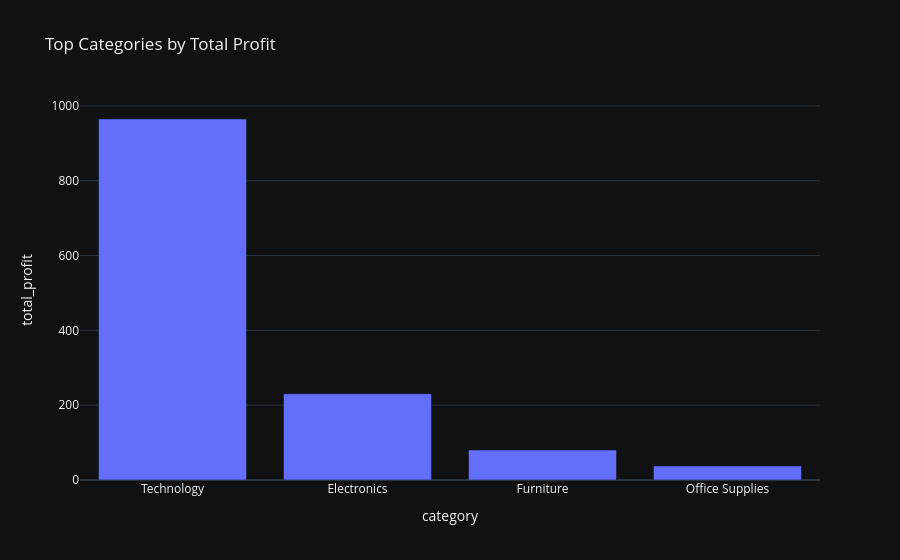

The cell this chart's notebook holds for it:
### Code cell
# Cell 7: Render markdown report, execute SQL dataframe & plot chart
import re
import json
import plotly.express as px
from IPython.display import Markdown, display

report_text = str(result)

# 1. Display Markdown Report
display(Markdown("## 📑 DataCrew Executive Report"))
display(Markdown(report_text))

# 2. Extract SQL & Show Result Table
sql_match = re.search(r"```sql\s*(.*?)\s*```", report_text, re.DOTALL | re.IGNORECASE)
if sql_match:
    executed_sql = sql_match.group(1).strip()
    print("\n🦆 Executed SQL Query:\n", executed_sql)
    result_df = con.execute(executed_sql).df()
    print("\n📊 Result DataFrame:")
    display(result_df)

# 3. Extract Chart Spec & Render Interactive Plotly Chart
spec_match = re.search(r"```(?:chart_spec|json)\s*(\{.*?\})\s*```", report_text, re.DOTALL | re.IGNORECASE)
if spec_match and 'result_df' in locals() and not result_df.empty:
    try:
        spec = json.loads(spec_match.group(1).strip())
        x = spec.get("x_col", result_df.columns[0])
        y = spec.get("y_col", result_df.columns[1] if len(result_df.columns) > 1 else x)
        title = spec.get("title", "Data Visualization")
        
        fig = px.bar(result_df, x=x, y=y, title=title, template="plotly_dark")
        fig.show()
    except Exception as e:
        print(f"Chart render fallback: {e}")
        # Simple fallback chart
        fig = px.bar(result_df, x=result_df.columns[0], y=result_df.columns[1], template="plotly_dark")
        fig.show()

### Figure 1 — Plotly figure (JSON) as saved in the notebook; plotly's stock layout.template omitted (floating-point values rounded to 4 significant figures)
{"data": [{"hovertemplate": "category=%{x}<br>total_profit=%{y}<extra></extra>", "legendgroup": "", "marker": {"color": "#636efa", "pattern": {"shape": ""}}, "name": "", "orientation": "v", "showlegend": false, "textposition": "auto", "type": "bar", "x": ["Technology", "Electronics", "Furniture", "Office Supplies"], "xaxis": "x", "y": [965.0, 230.5, 80.0, 37.5], "yaxis": "y"}], "layout": {"barmode": "relative", "legend": {"tracegroupgap": 0}, "title": {"text": "Top Categories by Total Profit"}, "xaxis": {"anchor": "y", "domain": [0, 1], "title": {"text": "category"}}, "yaxis": {"anchor": "x", "domain": [0, 1], "title": {"text": "total_profit"}}}}
